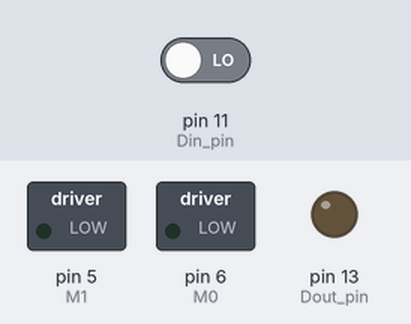
The sketch below on a simulated Arduino Uno, built with avr-gcc and run on an emulated ATmega328P. Parts: switched loads named in the sketch (green lamp = pin HIGH), output pins drawn as LEDs (lit = HIGH). The test bench sets the inputs (shaded band); at power-on: pin 11 (Din_pin) LOW. The audio player accepts every command and is not drawn; what the sketch prints to the serial monitor is not drawn.

Above: at 0.1 s.
At 1.7 s:
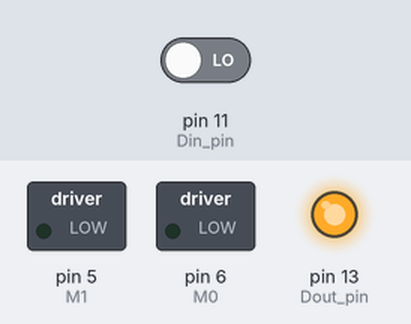
1.8 s: pin 11 (Din_pin) driven HIGH
Timing chart, 0 to 4.8 s (numbered marks = the images above; inputs shaded):
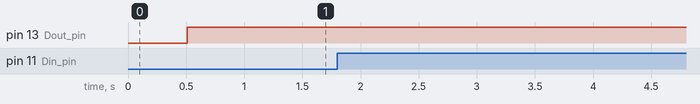

Measured:
- after the input at 1.8 s, every drawn part: stays the same

The sketch:

new_mushroom.ino
```cpp
#include "Arduino.h"
#include "SoftwareSerial.h"
#include "DFRobotDFPlayerMini.h"
#include <EEPROM.h>

#define X_Pin A0
#define Y_Pin A1
#define Z_Pin A2
int Din_pin=11;
int Dout_pin=13;
int M1 = 5;
int M0 = 6;

float tempX;
float getGx;

int state = 0;
//state = 0 : waiting for the first trigger
//state = 1 : i am main theme
//state = 2 : i am other theme
char myName ;
int ismotion = 0;
int waitingTime = 20;
boolean isPlaying  = false;
boolean SideisPlaying = false;
int count = 0;
int sidecount = 0;

int averagevolume = 30;
int mainvolume = 30;
int sidevolume = 30;

char inData[20]; // Allocate some space for the string
char inChar=-1; // Where to store the character read
byte index = 0; // Index into array; where to store the character

SoftwareSerial mySoftwareSerial(9, 10); // RX, TX  //V1

DFRobotDFPlayerMini myDFPlayer;
void printDetail(uint8_t type, int value);

// call this function can write data in sucessful way
char writeData[3] = "";
void writeDataFunction(char Action,char Name)
{
    writeData[0] = Action;
    writeData[1] = Name;
    writeData[2] = ',';
    for(int i=0;i<sizeof(writeData);i++){
        Serial.write(writeData[i]);
    }
}

void setup()
{
  mySoftwareSerial.begin(9600);
  Serial.begin(9600);
  myName = EEPROM.read(0);
  //Serial.println(myName);

  pinMode(M1, OUTPUT);
  pinMode(M0, OUTPUT);
  digitalWrite(M1,LOW);
  digitalWrite(M0,LOW);
  pinMode(Din_pin, INPUT);
  pinMode(Dout_pin, OUTPUT);

  //Serial.println();
  //Serial.println(F("DFRobot DFPlayer Mini Demo"));
  //Serial.println(F("Initializing DFPlayer ... (May take 3~5 seconds)"));
  //LoRaSerial.println("Initial Ready");

  if (!myDFPlayer.begin(mySoftwareSerial)) {
    Serial.println(F("Unable to begin:"));
    Serial.println(F("1.Please recheck the connection!"));
    Serial.println(F("2.Please insert the SD card!"));
    while(true);
  }
  //Serial.println(F("DFPlayer Mini online."));
  //LoRaSerial.println("Mushroom Ready");

  myDFPlayer.volume(30);  //Set volume value. From 0 to 30
  //myDFPlayer.play(2);  //Play the first mp3
  //myDFPlayer.enableLoop(); //enable loop.
  //myDFPlayer.next();
  //Serial.println(myDFPlayer.readCurrentFileNumber());
}

void loop()
{
  static unsigned long timer = millis();
  static unsigned long timer3 = millis();

 ismotion = digitalRead(Din_pin);
 digitalWrite(Dout_pin, HIGH);
 //Serial.println(state);

 // finite-state machine to decide what to do now
 //state = 0 : waiting for the first trigger
 //state = 1 : i am main theme
 //state = 2 : i am other theme

 if(state == 0){
	 //等待狀態
    if(ismotion == 1){
      //等待狀態收到訊號-立即成為主旋律
      state = 1;
      //立馬跟其他人廣播使其他人變副旋律(state 2)
    }
    else{
      //等待狀態沒有訊號，繼續等待
    }
 }
 else if(state == 1){
    //我是主旋律
    //主旋律之前還沒有開播
    if(isPlaying == false){
      count = 0 ;
      mainvolume = averagevolume;
      myDFPlayer.volume(mainvolume);
      myDFPlayer.play(1);//播放第一首歌
      isPlaying = true;
      writeDataFunction('m',myName);
    }
    else{
        //主旋律正在播放
        count++;
        //Serial.println(count);
        if(count<waitingTime){
          delay(1000);//count完後要delay不然會一直瘋狂重來
          //Serial.println("主旋律播放還未達到週期時間");
          //主旋律播放還未達到週期時間
          if(ismotion==1){
            //又被碰到:沒關係你本來就該播放
            mainvolume = averagevolume;
            myDFPlayer.volume(mainvolume);
          }
          else{
            //沒被碰到:漸弱or靜音
            mainvolume = mainvolume - 1;
            myDFPlayer.volume(mainvolume);
          }
        }
        else{
          //Serial.println("主旋律已經播放到達時間");//appear once
          //主旋律已經播放到達時間
          isPlaying = false;
          myDFPlayer.stop();
          state = 0;
       }
    }
 }
 else if(state == 2){
    //被告知為副旋律
    if(SideisPlaying == false){
      sidecount = 0 ;
      sidevolume = averagevolume;
      myDFPlayer.volume(sidevolume);
      int a = myName - '0';
      myDFPlayer.play(a);
      SideisPlaying = true;
      writeDataFunction('s',myName);
    }
    else{
        //副旋律正在播放
        sidecount++;
        //Serial.println(count);
        if(sidecount<waitingTime){
          delay(1000);//count完後要delay不然會一直瘋狂重來
          //Serial.println("副旋律播放還未達到週期時間");
          //副旋律播放還未達到週期時間
          if(ismotion==1){
            //又被碰到:沒關係你本來就該播放
            sidevolume = averagevolume;
            myDFPlayer.volume(sidevolume);
          }
          else{
            //沒被碰到:漸弱or靜音
            sidevolume = sidevolume - 1;
            myDFPlayer.volume(sidevolume);
          }
        }
        else{
          //Serial.println("副旋律已經播放到達時間");//appear once
          //副旋律已經播放到達時間
          SideisPlaying = false;
          myDFPlayer.stop();
          state = 0;
       }
    }
 }

  //==================================================
  if (myDFPlayer.available()) {
     printDetail(myDFPlayer.readType(), myDFPlayer.read());
	 //Print the detail message from DFPlayer to handle different errors and states.
     if(myDFPlayer.readType()=="DFPlayerPlayFinished"){
          myDFPlayer.next();
      }
  }
  //==================================================
  //compare the sting from processing 判斷從外面來的訊號字串
  if(Comp("urnotmain")==0){
      if(state!=2){
		//if interupt then
		//1.reset the interupted state
		//2.change the state(can't only change state)
        isPlaying = false;
        myDFPlayer.stop();
        state = 2;
      }
      writeDataFunction('t',state+'0');
  }
}

//compare the string if the same return 0
//====================================================
char Comp(char* This){

 while(Serial.available() > 0) // Don't read unless
   // there you know there is data
 {
   if(index < 19) // One less than the size of the array
   {
     inChar = Serial.read(); // Read a character
     inData[index] = inChar; // Store it
     index++; // Increment where to write next
     inData[index] = '\0'; // Null terminate the string
   }
 }

 if(strcmp(inData,This)  == 0){
   for(int i=0;i<19;i++){
     inData[i]=0;
   }
   index=0;
   return(0);

 }
 else{
   return(1);

 }
}
//print DFPlayer Detail information
//====================================================
void printDetail(uint8_t type, int value){
  switch (type) {
    case TimeOut:
      Serial.println(F("Time Out!"));
      break;
    case WrongStack:
      Serial.println(F("Stack Wrong!"));
      break;
    case DFPlayerCardInserted:
      Serial.println(F("Card Inserted!"));
      break;
    case DFPlayerCardRemoved:
      Serial.println(F("Card Removed!"));
      break;
    case DFPlayerCardOnline:
      Serial.println(F("Card Online!"));
      break;
    case DFPlayerPlayFinished:
      Serial.print(F("Number:"));
      Serial.print(value);
      Serial.println(F(" Play Finished!"));
      break;
    case DFPlayerError:
      Serial.print(F("DFPlayerError:"));
      switch (value) {
        case Busy:
          Serial.println(F("Card not found"));
          break;
        case Sleeping:
          Serial.println(F("Sleeping"));
          break;
        case SerialWrongStack:
          Serial.println(F("Get Wrong Stack"));
          break;
        case CheckSumNotMatch:
          Serial.println(F("Check Sum Not Match"));
          break;
        case FileIndexOut:
          Serial.println(F("File Index Out of Bound"));
          break;
        case FileMismatch:
          Serial.println(F("Cannot Find File"));
          break;
        case Advertise:
          Serial.println(F("In Advertise"));
          break;
        default:
          break;
      }
      break;
    default:
      break;
  }

}
```
